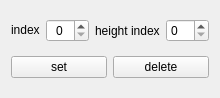
<?xml version="1.0" encoding="UTF-8"?>
<ui version="4.0">
 <class>MeasureAlignBtn</class>
 <widget class="QWidget" name="MeasureAlignBtn">
  <property name="geometry">
   <rect>
    <x>0</x>
    <y>0</y>
    <width>220</width>
    <height>98</height>
   </rect>
  </property>
  <property name="sizePolicy">
   <sizepolicy hsizetype="Expanding" vsizetype="Fixed">
    <horstretch>0</horstretch>
    <verstretch>0</verstretch>
   </sizepolicy>
  </property>
  <property name="windowTitle">
   <string>Form</string>
  </property>
  <layout class="QVBoxLayout" name="verticalLayout">
   <item>
    <layout class="QHBoxLayout" name="horizontalLayout_0">
     <item>
      <widget class="QLabel" name="label_index">
       <property name="sizePolicy">
        <sizepolicy hsizetype="Minimum" vsizetype="Fixed">
         <horstretch>0</horstretch>
         <verstretch>0</verstretch>
        </sizepolicy>
       </property>
       <property name="text">
        <string>index</string>
       </property>
      </widget>
     </item>
     <item>
      <widget class="QSpinBox" name="spinBox_index">
       <property name="sizePolicy">
        <sizepolicy hsizetype="Expanding" vsizetype="Fixed">
         <horstretch>0</horstretch>
         <verstretch>0</verstretch>
        </sizepolicy>
       </property>
       <property name="alignment">
        <set>Qt::AlignCenter</set>
       </property>
      </widget>
     </item>
     <item>
      <widget class="QLabel" name="label_heightIndex">
       <property name="sizePolicy">
        <sizepolicy hsizetype="Minimum" vsizetype="Preferred">
         <horstretch>0</horstretch>
         <verstretch>0</verstretch>
        </sizepolicy>
       </property>
       <property name="text">
        <string>height index</string>
       </property>
      </widget>
     </item>
     <item>
      <widget class="QSpinBox" name="spinBox_heightIndex">
       <property name="sizePolicy">
        <sizepolicy hsizetype="Expanding" vsizetype="Fixed">
         <horstretch>0</horstretch>
         <verstretch>0</verstretch>
        </sizepolicy>
       </property>
      </widget>
     </item>
    </layout>
   </item>
   <item>
    <layout class="QHBoxLayout" name="horizontalLayout_1">
     <item>
      <widget class="QPushButton" name="pushButton_set">
       <property name="sizePolicy">
        <sizepolicy hsizetype="Expanding" vsizetype="Fixed">
         <horstretch>0</horstretch>
         <verstretch>0</verstretch>
        </sizepolicy>
       </property>
       <property name="text">
        <string>set</string>
       </property>
       <property name="checkable">
        <bool>false</bool>
       </property>
      </widget>
     </item>
     <item>
      <widget class="QPushButton" name="pushButton_delete">
       <property name="sizePolicy">
        <sizepolicy hsizetype="Expanding" vsizetype="Fixed">
         <horstretch>0</horstretch>
         <verstretch>0</verstretch>
        </sizepolicy>
       </property>
       <property name="text">
        <string>delete</string>
       </property>
      </widget>
     </item>
    </layout>
   </item>
  </layout>
 </widget>
 <resources/>
 <connections/>
</ui>
